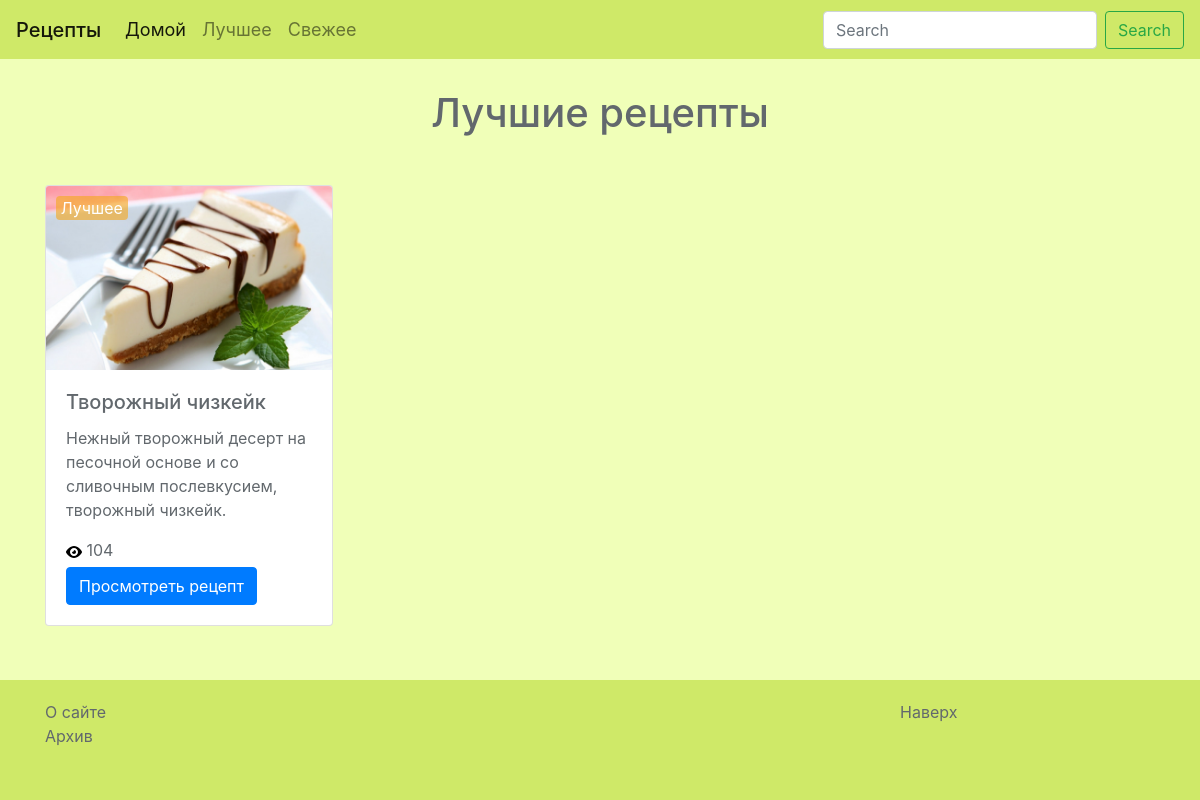
/recipes/best/, run on the app's committed database.
### recipes/models.py (models this page shows, shortened)
class Recipe(models.Model):
    TAG_CHOICES = (('Горячее блюдо', 'Горячее блюдо'), ('Холодное блюдо', 'Холодное блюдо'), ('Салат', 'Салат'), ('Суп', 'Суп'), ('Выпечка', 'Выпечка'))
    STATUS_CHOICES = (('Свежее', 'Свежее'), ('Популярное', 'Популярное'), ('Лучшее', 'Лучшее'), ('Архив', 'Архив'))
    name = models.CharField(max_length=64, default=None)
    description = models.TextField(default=None, max_length=100, blank=True, null=True)
    ingredients = models.TextField(default=None)
    full_recipe = models.TextField(default=None)
    views_counter = models.IntegerField(default=None, blank=True, null=True)
    tag = models.CharField(max_length=64, choices=TAG_CHOICES, default=None)
    status = models.CharField(max_length=64, choices=STATUS_CHOICES, default=None, blank=True, null=True)
    image = models.ImageField(upload_to='recipes/images/', blank=True)
    created = models.DateTimeField(auto_now_add=True, auto_now=False)
    updated = models.DateTimeField(auto_now_add=False, auto_now=True)
    class Meta:
        verbose_name='Рецепт'
        verbose_name_plural='Рецепты'

### landing/views.py (the view)
# urls.py: url(r'^recipes/best/$', views.best, name = 'best'),
def best(request):
	recipes_best = Recipe.objects.filter(status='Лучшее')
	return render(request, 'recipes/best.html', locals())

### templates/recipes/best.html (shortened to what this page needs)
{% extends 'base.html' %}
{% load staticfiles %}
    {% block content %}
          <div class='section section1'>
            <div class='container'>
                <div class='col-12 header'>
                    <h1 class='text-center'>
                        Лучшие рецепты
                    </h1>
                </div>
                <div class='row'>
                    {% for recipe in recipes_best %}
                        <div class='col'>
                            <div class="card" style="width: 18rem;">
                                <img class="card-img-top" src="{{ recipe.image.url }}">
                                <div class="card-body">
                                    <h5 class="card-title">{{ recipe.name }}</h5>
                                    <p class="card-text">{{ recipe.description }}</p>
                                    {% if recipe.status %}
                                        <span class='recipe-status best'>{{ recipe.status }}</span>
                                    {% endif %}
                                    <img src='{% static "img/view.svg" %}'>
                                    <span class='recipe-views'> {{ recipe.views_counter }} </span><br>
                                    <a href="{% url 'recipe' recipe.id %}" class="btn btn-primary">Просмотреть рецепт</a>
                                </div>
                            </div>
                        </div>
                    {% endfor %}
                </div>
            </div>
          </div>
    {% endblock %}

### static/css/recipes/style.css (style rules this page uses)
html { height: 100%; position: relative; }
body { min-height: 100%; position: relative; background-color: #F0FFB8 !important; }
.card { margin-top: 40px; position: relative; }
.btn-primary { margin-top: 5px; }
.recipe-status { position: absolute; width: 25%; color: white; top: 10px; left: 10px; text-align: center; border-radius: 4px; }
.best { background-color: #f5a91f9e; }
.header { margin-top: 10px; }
.container { padding-top: 20px; color: #62686d; }

### data on the page
Recipe: image (picture), name "Творожный чизкейк", description "Нежный творожный десерт на песочной основе и со сливочным послевкусием, творожный чизкейк.", status "Лучшее", views_counter "104"
